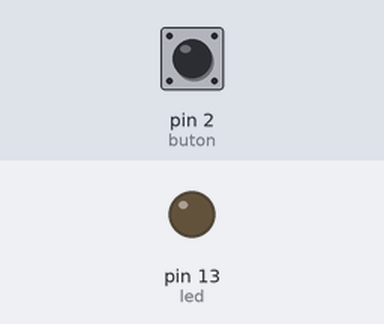
A sketch run on a simulated Arduino Uno, built with avr-gcc and run on an emulated ATmega328P. On the bench: output pins drawn as LEDs (lit = HIGH). The test bench sets the inputs (shaded band); at power-on: pin 2 (buton) LOW. What the sketch prints to the serial monitor is not drawn.

Above: at 1.2 s.
1.3 s: pin 2 (buton) pulled HIGH for 0.15 s
At 1.37 s:
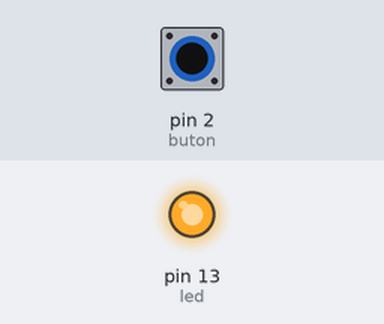
2.9 s: pin 2 (buton) pulled HIGH for 3.2 s
At 6.7 s:
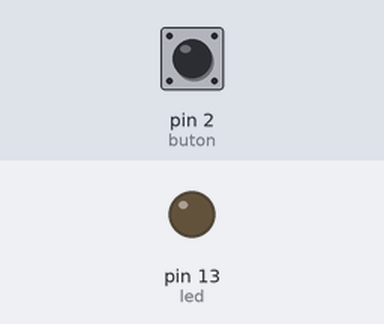
Timing chart, 0 to 8.2 s (numbered marks = the images above; inputs shaded):
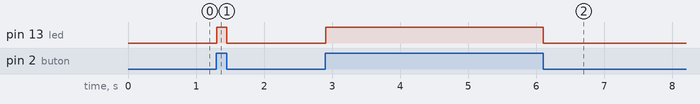

Measured:
- after the input at 1.3 s, pin 13 (led): LOW → HIGH at once, → LOW 0.15 s later
- after the input at 2.9 s, pin 13 (led): LOW → HIGH at once, → LOW 3.2 s later

The sketch:

practica_LecturaValores.ino
```cpp
int buton=2,led=13,estatebut=0;
void setup() {
pinMode(led,OUTPUT);
pinMode(buton,INPUT);
Serial.begin(9600);
}

void loop() {

estatebut =  digitalRead(buton);
Serial.println(estatebut);
if (estatebut == HIGH)
  {
    digitalWrite(led,digitalRead(buton));

  }
else
  {
    digitalWrite(led,digitalRead(buton));
  }
}
```
